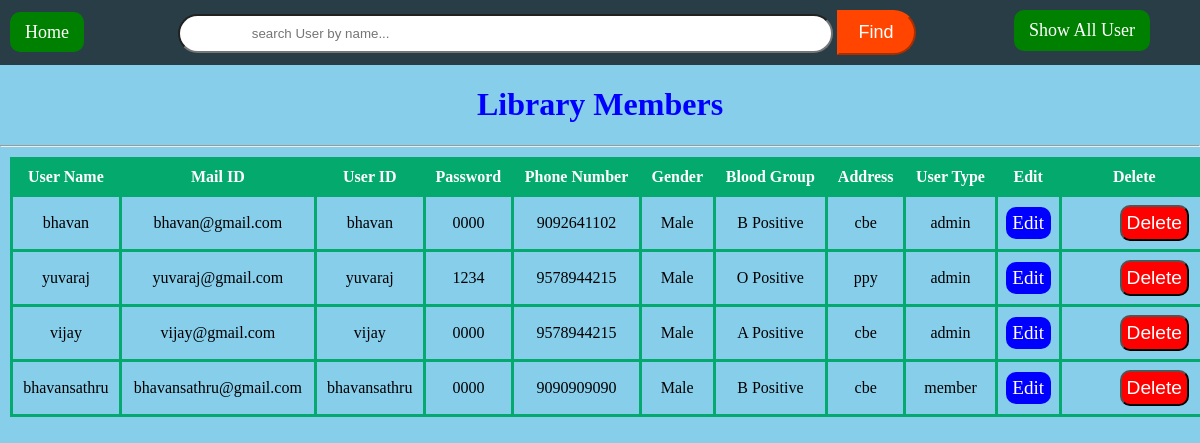
The app's page /searchUser, older data.
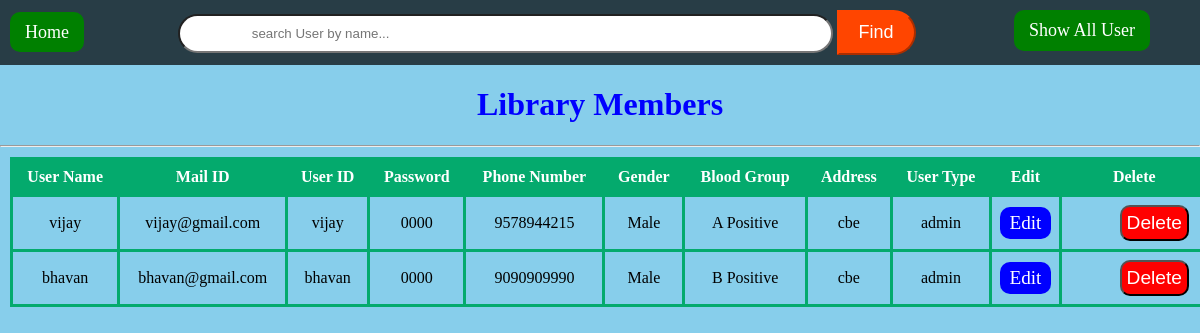
The same page, newer data.
### tables this page shows
CREATE TABLE users(name text, email text,userId text primary key,
         password text, phno integer, gender text, bloodgroup text, address text, userType text);

### app.py (the view)
@app.route("/searchUser", methods = ['POST', 'GET'])
def searchUser():
   mydb = sqlite3.connect("lbms.db")
   mycursor = mydb.cursor()
   mycursor.execute("select * from users")
   datas = mycursor.fetchall()
   if request.method == 'POST':
      name = request.form.get("name")
      mycursor.execute("select * from users where name like ? order by name asc", ('%'+name+'%',))
      datas = mycursor.fetchall()
   mycursor.close()
   mydb.commit()
   mydb.close()
   return render_template("searchUser.html", users = datas)

### templates/searchUser.html (shortened to what this page needs)
<!DOCTYPE html>
<html lang="en">
<head>
    <link rel="stylesheet" href="{{url_for('static',filename = 'css/table.css')}}">
</head>
<body>
    <nav>
        <a href="/home" >Home</a>
        <form action="/searchUser" method="post">
            <input type="search" name="name" id="" placeholder="search User by name..." required>
            <input type="submit" value="Find">
        </form>
        <a href="/searchUser" class="all-user">Show All User</a>
    </nav>
    <h1>Library Members</h1>
    <hr>
    <div>
        <table>
            <thead>
                <tr>
                    <th>User Name</th>
                    <th>Mail ID</th>
                    <th>User ID</th>
                    <th>Password</th>
                    <th>Phone Number</th>
                    <th>Gender</th>
                    <th>Blood Group</th>
                    <th>Address</th>
                    <th>User Type</th>
                    <th>Edit</th>
                    <th>Delete</th>
                </tr>
            </thead>
            {% for user in users %}
                <tr>
                    <td>{{user[0]}}</td>
                    <td>{{user[1]}}</td>
                    <td>{{user[2]}}</td>
                    <td>{{user[3]}}</td>
                    <td>{{user[4]}}</td>
                    <td>{{user[5]}}</td>
                    <td>{{user[6]}}</td>
                    <td>{{user[7]}}</td>
                    <td>{{user[8]}}</td>
                    <td><a class="btn-edit" href="{{url_for('editUser',userID=user[2])}}">Edit</a></td>
                    <td style="width: 50px;"><form action="/deleteUser/{{user[2]}}"
                        method="post"
                        onsubmit="return confirm('Are you sure you wish to delete?');">
                        <input  class="btn-delete" type="submit" value="Delete">
                    </form></td>
                </tr>
            {% endfor %}
        </table>
    </div>
</body>
</html>

### static/css/table.css (style rules this page uses)
body { margin: 0px; padding: 0px; background-color:skyblue; }
nav { background-color:rgba(0,0,0,.7); padding: 10px 0px 10px 10px; }
nav a { background-color: green; font-size: large; color: white; text-decoration: none; padding : 10px 15px; border-radius: 10px; }
form, input[type = "search"] { width: 55%; padding: 10px; margin-left: 40px; border-radius: 50px; text-indent: 10%; display: inline; }
nav input[type = "submit"] { background-color: orangered; border-radius: 0px 25px 25px 0px; font-size: large; padding: 10px 20px; color: white; border-color:orangered; }
h1 { text-align: center; color: blue; }
.all-user, .all-book { float: right; margin-right: 50px; }
table { border-collapse: collapse; width: 100%; margin: 10px; }
th { background-color: #04AA6D; color: white; }
th, td { border: 3px solid #04AA6D; text-align: center; padding: 8px; }
.btn-edit { display: block; align-items: center; text-decoration: none; background-color: blue; font-size: larger; color: white; border-radius: 10px; padding: 5px; }
.btn-delete { margin:none; padding: 5px; background-color: red; font-size: larger; color: white; border-radius: 10px; align-items: left; }

Row changes from the older to the newer data that the page shows:
removed users: name "yuvaraj", email "yuvaraj@gmail.com", userId "yuvaraj", password "1234", phno "9578944215", gender "Male", bloodgroup "O Positive", address "ppy", userType "admin"
removed users: name "bhavansathru", email "bhavansathru@gmail.com", userId "bhavansathru", password "0000", phno "9090909090", gender "Male", bloodgroup "B Positive", address "cbe", userType "member"
shown differently, row unchanged: users "vijay": moves up the list
changed users "bhavan": phno "9092641102" → "9090909990"
